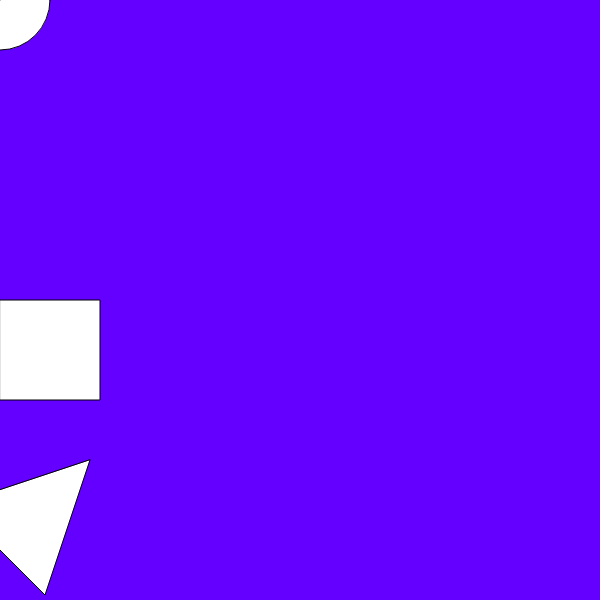
Frame 1 (no input)
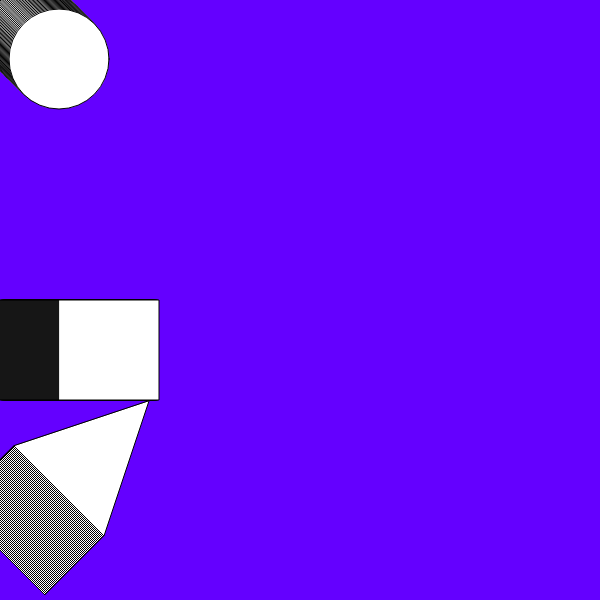
Frame 60 (no input)
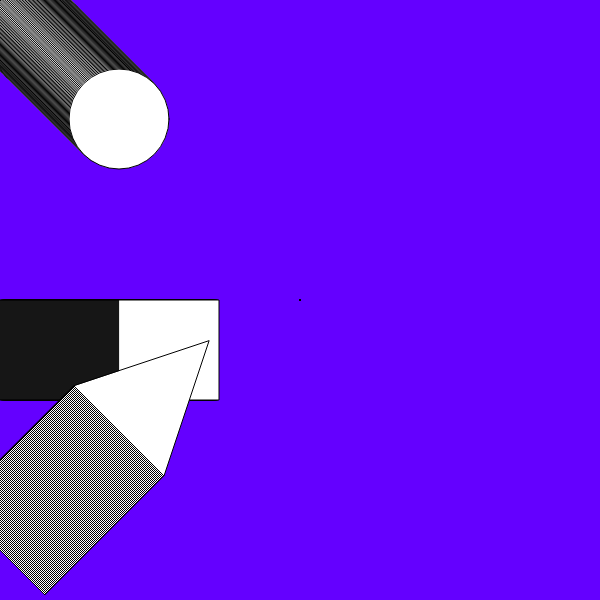
Frame 120 (the mouse pressed at the canvas centre since frame 60)

The p5.js sketch that drew these frames (run headless with seeded random() and noise() and a simulated clock; from frame 60 on, the mouse is pressed at the canvas centre):

// p5.js sketch
// ── sketch.js
function setup() {
}
let x = 0;
let y = 0;
let x2= 0;
let y2= 300;
let x3= 0;
let y3= 550;
function setup() {
  createCanvas(600, 600)
  background(100,0,350);
}

function draw() {
  ellipse (x, y, 100, 100);
x=x+1
y=y+1
  rect (x2, y2, 100, 100);
x2=x2+1
  triangle (x3-45, y3-45, x3+45, y3+45, x3+90, y3-90);
y3=y3-1
x3=x3+1
  point (mouseX, mouseY)
  }
